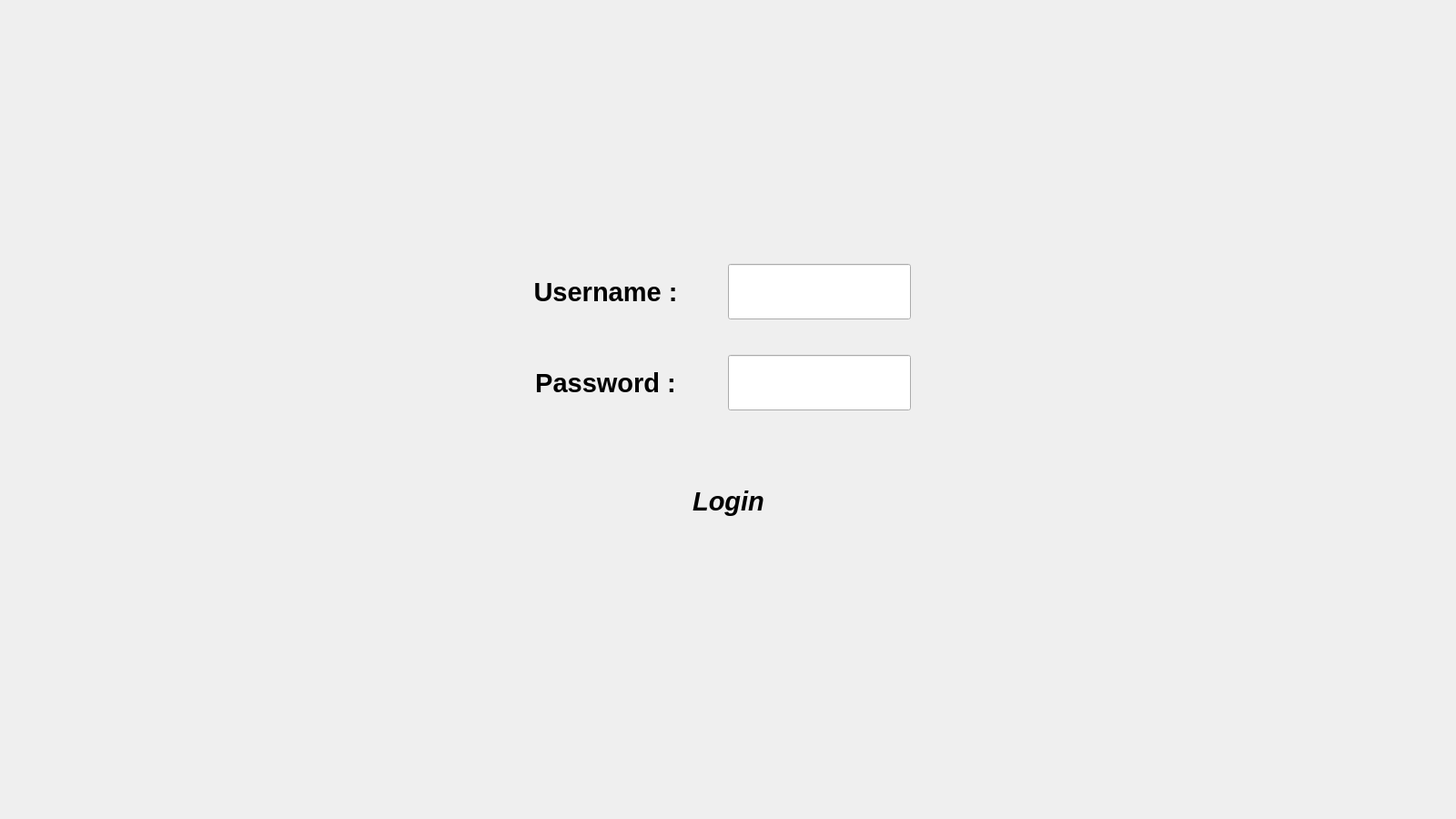
<?xml version="1.0" encoding="UTF-8"?>
<ui version="4.0">
 <class>Admin_Login</class>
 <widget class="QWidget" name="Admin_Login">
  <property name="geometry">
   <rect>
    <x>0</x>
    <y>0</y>
    <width>1600</width>
    <height>900</height>
   </rect>
  </property>
  <property name="windowTitle">
   <string>Form</string>
  </property>
  <widget class="QLabel" name="label">
   <property name="geometry">
    <rect>
     <x>0</x>
     <y>0</y>
     <width>1600</width>
     <height>900</height>
    </rect>
   </property>
   <property name="styleSheet">
    <string notr="true">background-image: url(:/Admin_login.jpg);</string>
   </property>
   <property name="text">
    <string/>
   </property>
  </widget>
  <widget class="QLabel" name="username">
   <property name="geometry">
    <rect>
     <x>560</x>
     <y>290</y>
     <width>211</width>
     <height>61</height>
    </rect>
   </property>
   <property name="font">
    <font>
     <pointsize>22</pointsize>
     <bold>true</bold>
    </font>
   </property>
   <property name="text">
    <string>Username :</string>
   </property>
   <property name="alignment">
    <set>Qt::AlignmentFlag::AlignCenter</set>
   </property>
  </widget>
  <widget class="QLabel" name="password">
   <property name="geometry">
    <rect>
     <x>560</x>
     <y>390</y>
     <width>211</width>
     <height>61</height>
    </rect>
   </property>
   <property name="font">
    <font>
     <pointsize>22</pointsize>
     <bold>true</bold>
    </font>
   </property>
   <property name="text">
    <string>Password :</string>
   </property>
   <property name="alignment">
    <set>Qt::AlignmentFlag::AlignCenter</set>
   </property>
  </widget>
  <widget class="QLineEdit" name="user_edit">
   <property name="geometry">
    <rect>
     <x>800</x>
     <y>290</y>
     <width>201</width>
     <height>61</height>
    </rect>
   </property>
  </widget>
  <widget class="QLineEdit" name="pass_edit">
   <property name="geometry">
    <rect>
     <x>800</x>
     <y>390</y>
     <width>201</width>
     <height>61</height>
    </rect>
   </property>
   <property name="echoMode">
    <enum>QLineEdit::EchoMode::Password</enum>
   </property>
  </widget>
  <widget class="QPushButton" name="login">
   <property name="geometry">
    <rect>
     <x>650</x>
     <y>520</y>
     <width>301</width>
     <height>61</height>
    </rect>
   </property>
   <property name="font">
    <font>
     <pointsize>22</pointsize>
     <italic>true</italic>
     <bold>true</bold>
    </font>
   </property>
   <property name="text">
    <string>Login</string>
   </property>
   <property name="flat">
    <bool>true</bool>
   </property>
  </widget>
 </widget>
 <resources/>
 <connections/>
</ui>
